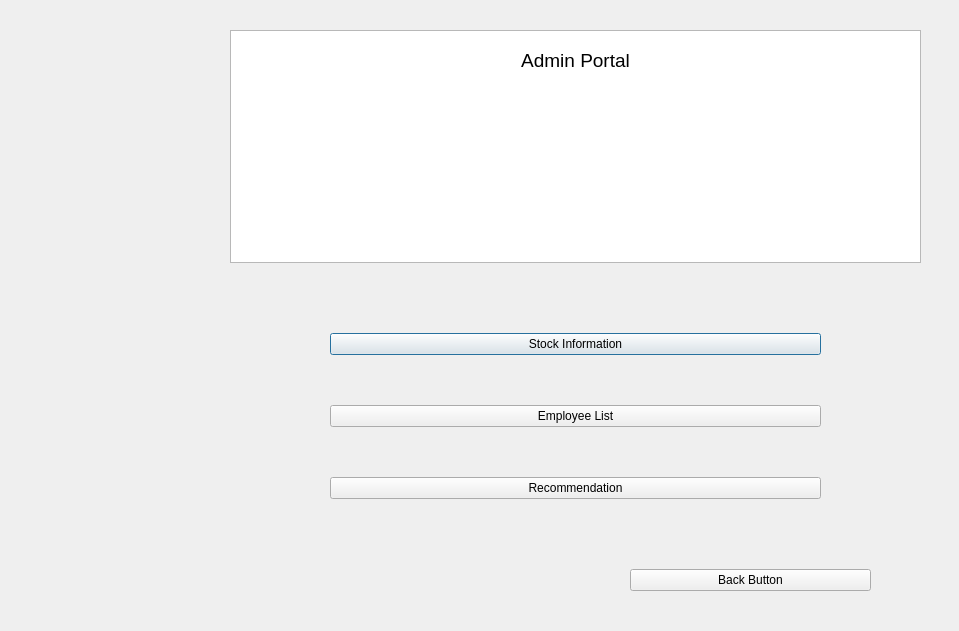
<?xml version="1.0" encoding="UTF-8"?>
<ui version="4.0">
 <class>Dialog</class>
 <widget class="QDialog" name="Dialog">
  <property name="geometry">
   <rect>
    <x>0</x>
    <y>0</y>
    <width>959</width>
    <height>631</height>
   </rect>
  </property>
  <property name="windowTitle">
   <string>Dialog</string>
  </property>
  <widget class="QWidget" name="verticalLayoutWidget_2">
   <property name="geometry">
    <rect>
     <x>230</x>
     <y>-20</y>
     <width>691</width>
     <height>661</height>
    </rect>
   </property>
   <layout class="QVBoxLayout" name="Admin_Portal_Page" stretch="1,10,0">
    <property name="spacing">
     <number>20</number>
    </property>
    <property name="topMargin">
     <number>50</number>
    </property>
    <property name="bottomMargin">
     <number>50</number>
    </property>
    <item>
     <widget class="QTextBrowser" name="Heading">
      <property name="html">
       <string>&lt;!DOCTYPE HTML PUBLIC &quot;-//W3C//DTD HTML 4.0//EN&quot; &quot;http://www.w3.org/TR/REC-html40/strict.dtd&quot;&gt;
&lt;html&gt;&lt;head&gt;&lt;meta name=&quot;qrichtext&quot; content=&quot;1&quot; /&gt;&lt;meta charset=&quot;utf-8&quot; /&gt;&lt;style type=&quot;text/css&quot;&gt;
p, li { white-space: pre-wrap; }
&lt;/style&gt;&lt;/head&gt;&lt;body style=&quot; font-family:'Segoe UI'; font-size:9pt; font-weight:400; font-style:normal;&quot;&gt;
&lt;p align=&quot;center&quot; style=&quot;-qt-paragraph-type:empty; margin-top:0px; margin-bottom:0px; margin-left:0px; margin-right:0px; -qt-block-indent:0; text-indent:0px;&quot;&gt;&lt;br /&gt;&lt;/p&gt;
&lt;p align=&quot;center&quot; style=&quot; margin-top:0px; margin-bottom:0px; margin-left:0px; margin-right:0px; -qt-block-indent:0; text-indent:0px;&quot;&gt;&lt;span style=&quot; font-size:14pt;&quot;&gt;Admin Portal&lt;/span&gt;&lt;/p&gt;&lt;/body&gt;&lt;/html&gt;</string>
      </property>
     </widget>
    </item>
    <item>
     <layout class="QVBoxLayout" name="Buttons">
      <property name="spacing">
       <number>50</number>
      </property>
      <property name="leftMargin">
       <number>100</number>
      </property>
      <property name="topMargin">
       <number>50</number>
      </property>
      <property name="rightMargin">
       <number>100</number>
      </property>
      <property name="bottomMargin">
       <number>50</number>
      </property>
      <item>
       <widget class="QPushButton" name="Stock_Info">
        <property name="text">
         <string>Stock Information</string>
        </property>
       </widget>
      </item>
      <item>
       <widget class="QPushButton" name="pushButton_3">
        <property name="text">
         <string>Employee List</string>
        </property>
       </widget>
      </item>
      <item>
       <widget class="QPushButton" name="pushButton_2">
        <property name="text">
         <string>Recommendation</string>
        </property>
       </widget>
      </item>
     </layout>
    </item>
    <item>
     <layout class="QVBoxLayout" name="Back_Button">
      <property name="leftMargin">
       <number>400</number>
      </property>
      <property name="rightMargin">
       <number>50</number>
      </property>
      <item>
       <widget class="QPushButton" name="BackButton">
        <property name="text">
         <string>Back Button</string>
        </property>
       </widget>
      </item>
     </layout>
    </item>
   </layout>
  </widget>
 </widget>
 <resources/>
 <connections/>
</ui>
